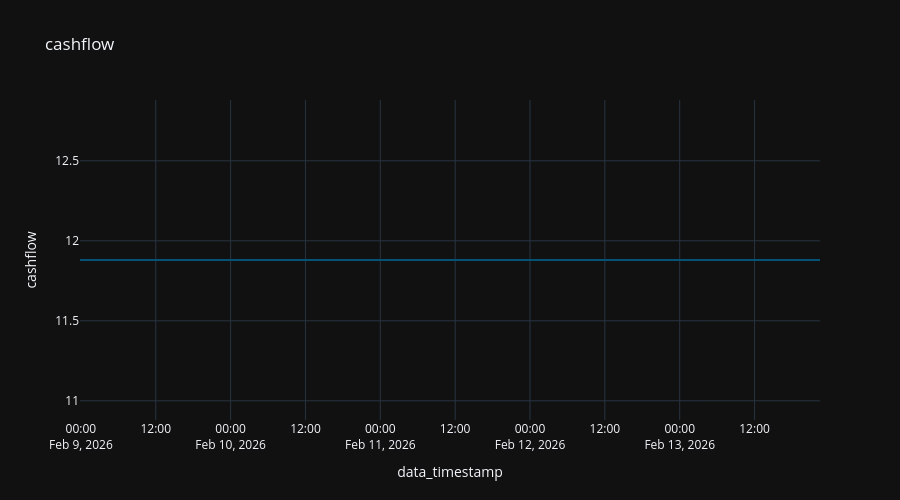

Write notebook code for a chart like this one.
### Code cell
x = df[df['ticker'] == asset_ticker][['data_timestamp', 'cashflow', 'ticker']].sort_values(by="data_timestamp")

fig = px.line (
  x,
  "data_timestamp",
  "cashflow",
  title="cashflow"
#   color_discrete_sequence="Tealgrn_r",
)

fig.update_layout (
  height=500,
)

### Figure 1 — Plotly figure (JSON) as saved in the notebook; plotly's stock layout.template omitted (floating-point values rounded to 4 significant figures; data arrays with more than 128 entries replaced by an {"elided": "..."} marker saying what was removed)
{"data": [{"hovertemplate": "data_timestamp=%{x}<br>cashflow=%{y}<extra></extra>", "legendgroup": "", "line": {"color": "rgb(4, 82, 117)", "dash": "solid"}, "marker": {"symbol": "circle"}, "mode": "lines", "name": "", "orientation": "v", "showlegend": false, "type": "scatter", "x": {"elided": "229 str values"}, "xaxis": "x", "y": {"elided": "229 float values"}, "yaxis": "y"}], "layout": {"height": 500, "legend": {"tracegroupgap": 0}, "title": {"text": "cashflow"}, "xaxis": {"anchor": "y", "domain": [0, 1], "title": {"text": "data_timestamp"}}, "yaxis": {"anchor": "x", "domain": [0, 1], "title": {"text": "cashflow"}}}}
